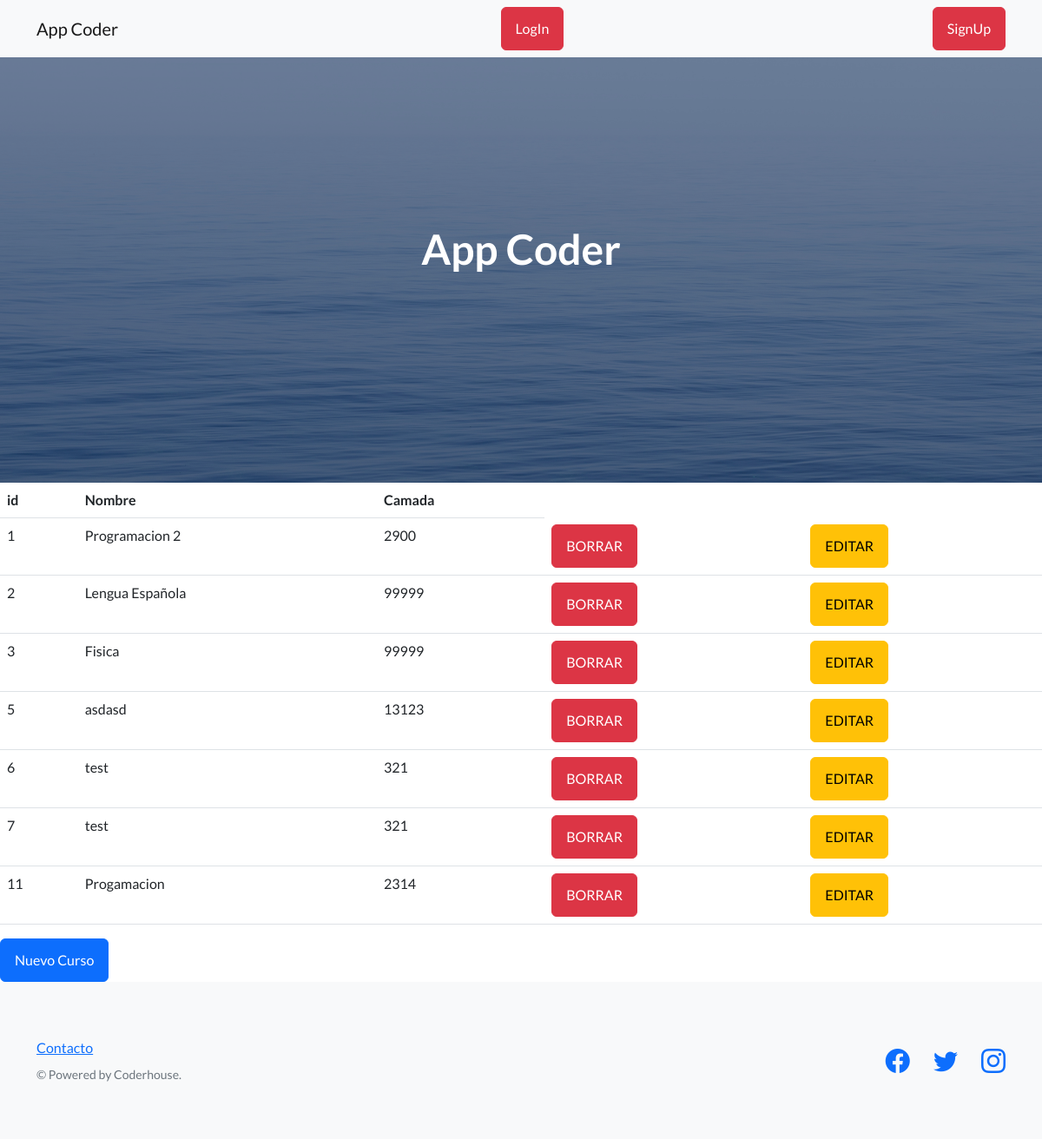
/AppCoder/cursos, run on the app's committed database.
### AppCoder/models.py (models this page shows)
class Curso(models.Model):
    nombre = models.CharField(max_length=40)
    camada = models.IntegerField()

### AppCoder/views.py (the view)
# urls.py: path('cursos' , views.cursos, name="cursos"),
def cursos(request):
    cursos = Curso.objects.all()
    dicc = {"cursos":cursos}
    plantilla = loader.get_template("cursos.html")
    documento = plantilla.render(dicc)
    return HttpResponse( documento)

### AppCoder/template/cursos.html
{% extends "padre.html" %}
{% load static %}
{% block contenido %}
    <table class="table">
        <tr>
            <th>id</th>
            <th>Nombre</th>
            <th>Camada</th>
        </tr>
        {% for n in cursos %}
        <tr>
            <td>{{n.id}}</td>
            <td>{{n.nombre}}</td>
            <td>{{n.camada}}</td>
            <td><a href="{% url 'eliminar_curso' n.id %}" class="btn btn-danger">BORRAR</a></td>
            <td><a href="{% url 'editar_curso' n.id %}" class="btn btn-warning">EDITAR</a></td>
        </tr>
        {% endfor %}
    </table>
    <a href="{% url 'alta_curso' %}" class="btn btn-primary">Nuevo Curso</a>
{% endblock %}

### data on the page
Curso: id "1", nombre "Programacion 2", camada "2900"
Curso: id "2", nombre "Lengua Española", camada "99999"
Curso: id "3", nombre "Fisica", camada "99999"
Curso: id "5", nombre "asdasd", camada "13123"
Curso: id "6", nombre "test", camada "321"
Curso: id "7", nombre "test", camada "321"
Curso: id "11", nombre "Progamacion", camada "2314"
